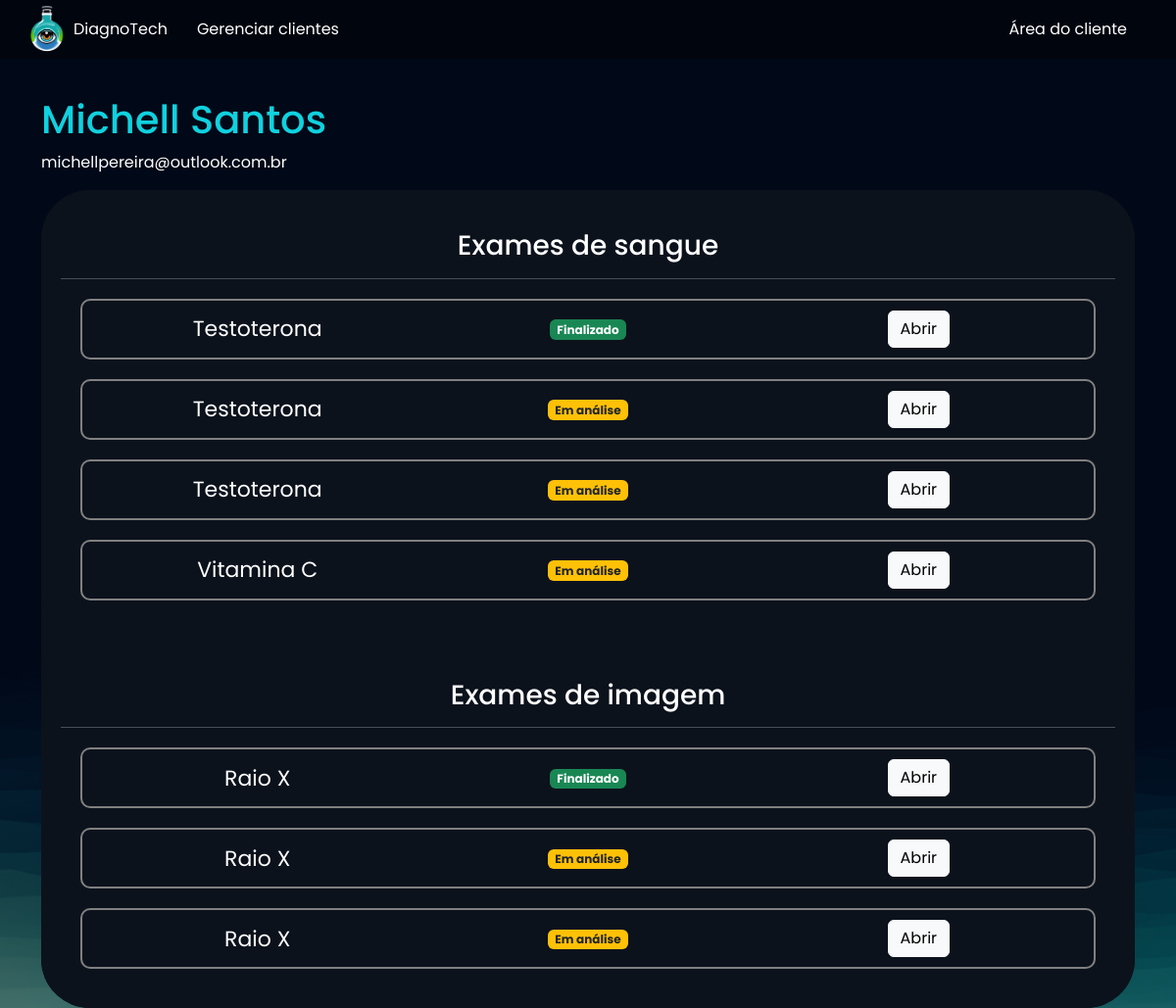
/empresarial/cliente/1 (signed in), run on the app's committed database.
### exames/models.py (models this page shows, shortened)
class SolicitacaoExame(models.Model):
    usuario = models.ForeignKey(User, on_delete=models.DO_NOTHING)
    exame = models.ForeignKey(TiposExames, on_delete=models.DO_NOTHING)
    choice_status = (
        ('E', 'Em análise'),
        ('F', 'Finalizado')
    )
    status = models.CharField(max_length=2, choices=choice_status)
    resultado = models.FileField(upload_to="resultados", null=True, blank=True)
    requer_senha = models.BooleanField(default=False)
    senha = models.CharField(max_length=16, null=True, blank=True)
    def badge_template(self):
        if self.status == 'E':
            classes = 'bg-warning text-dark'
            texto = 'Em análise'
        else:
            classes = 'bg-success'
            texto = 'Finalizado'
        return mark_safe(f'<span class="badge {classes}">{texto}</span>')

class TiposExames(models.Model):
    nome = models.CharField(max_length=50)
    tipo_choices = (
        ('I', 'Exame de imagem'),
        ('S', 'Exame de sangue')
    )
    tipo = models.CharField(max_length=1, choices=tipo_choices)
    preco = models.FloatField()
    disponivel = models.BooleanField(default=True)
    horario_inicial = models.IntegerField()
    horario_final = models.IntegerField()

### empresarial/views.py (the view)
# urls.py: path('cliente/<int:cliente_id>', views.cliente, name="cliente"),
@staff_member_required
def cliente(request, cliente_id):
    cliente = User.objects.get(id=cliente_id)
    exames = SolicitacaoExame.objects.filter(usuario=cliente)
    return render(request, 'cliente.html', {'cliente': cliente, 'exames': exames})

### empresarial/templates/cliente.html (shortened to what this page needs)
{% extends "bases/base.html" %} {% load static %} {% block 'head' %}
<link href="{% static 'exames/css/css.css' %}" rel="stylesheet" />
<link href="{% static 'exames/css/gerenciar_pedidos.css' %}" rel="stylesheet" />
<link href="{% static 'exames/css/gerenciar_exames.css' %}" rel="stylesheet" />
{% endblock 'head' %} {% block 'conteudo' %}
<br />
<br />
<div class="container">
  <h3 class="font-destaque">{{cliente.get_full_name}}</h3>
  <p>{{cliente.email}}</p>
  <div class="card card-view">
    <div class="sub-card">
      <h3>Exames de sangue</h3>
      <hr />
      {% for exame in exames %} {% if exame.exame.tipo == 'S' %}
      <div class="row bordinha">
        <div class="col-md">
          <span class="textin">{{exame.exame.nome}}</span>
        </div>
        <div class="col-md">{{exame.badge_template}}</div>
        <div class="col-md">
          <a href="{% url 'exame_cliente' exame.id %}" class="btn btn-light">Abrir</a>
        </div>
      </div>
      {% endif %} {% endfor %}
    </div>
    <div class="sub-card">
      <h3>Exames de imagem</h3>
      <hr />
      {% for exame in exames %} {% if exame.exame.tipo == 'I' %}
      <div class="row bordinha">
        <div class="col-md">
          <span class="textin">{{exame.exame.nome}}</span>
        </div>
        <div class="col-md">{{exame.badge_template}}</div>
        <div class="col-md">
          <a href="{% url 'exame_cliente' exame.id %}" class="btn btn-light">Abrir</a>
        </div>
      </div>
      {% endif %} {% endfor %}
    </div>
  </div>
</div>
{% endblock 'conteudo' %}

### templates/static/geral/css/base.css (style rules this page uses)
:root { --main-color: #151c34; --dark-color: #0c121c; --light-color: #10d1df; --contrast-color: #f4c96b; --differential-color: #066668; }
* { color: white; font-family: "Poppins", sans-serif; }
.font-destaque { color: var(--light-color); font-size: 40px; }

### templates/static/exames/css/css.css (style rules this page uses)
body { background-image: url("/static/geral/img/bg2.png"); background-size: cover; background-repeat: no-repeat; }
.card { background-color: rgba(217, 217, 217, 0.14); color: white; padding: 15px; }

### templates/static/exames/css/gerenciar_pedidos.css (style rules this page uses)
.card-view { text-align: center; padding: 0; border: none; border-radius: 50px; background-color: var(--dark-color); min-height: 50vh; }
.sub-card { border-radius: 50px; }
.btn { transition: 0.3s; }

### templates/static/exames/css/gerenciar_exames.css (style rules this page uses)
.sub-card { background-color: var(--dark-color); padding: 20px; }
.bordinha { padding: 10px; margin: 20px; border: 2px solid gray; border-radius: 10px; align-items: center; }
.textin { font-size: 22px; }
h3 { padding-top: 20px; }

### data on the page
SolicitacaoExame: exame.nome "Testoterona", badge_template "Finalizado"
SolicitacaoExame: exame.nome "Testoterona", badge_template "Em análise"
SolicitacaoExame: exame.nome "Testoterona", badge_template "Em análise"
SolicitacaoExame: exame.nome "Vitamina C", badge_template "Em análise"
SolicitacaoExame: exame.nome "Raio X", badge_template "Finalizado"
SolicitacaoExame: exame.nome "Raio X", badge_template "Em análise"
SolicitacaoExame: exame.nome "Raio X", badge_template "Em análise"

### other printed values
{{ cliente.get_full_name }} "Michell Santos"
{{ cliente.email }} "michellpereira@outlook.com.br"
